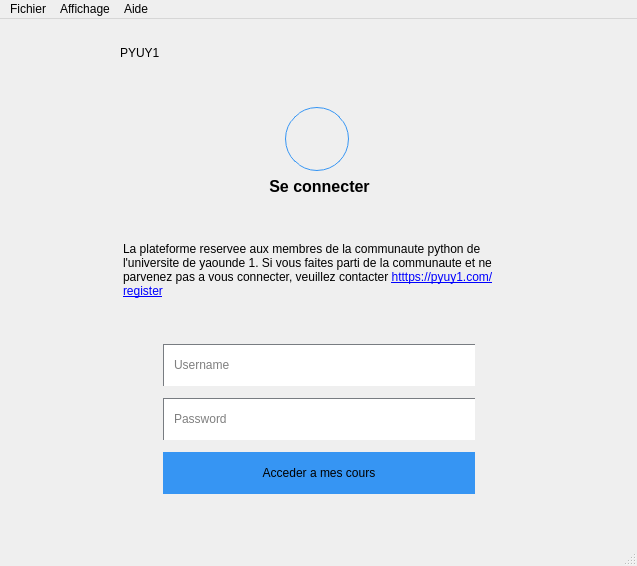
<?xml version="1.0" encoding="UTF-8"?>
<ui version="4.0">
 <class>MainWindow</class>
 <widget class="QMainWindow" name="MainWindow">
  <property name="geometry">
   <rect>
    <x>0</x>
    <y>0</y>
    <width>637</width>
    <height>566</height>
   </rect>
  </property>
  <property name="windowTitle">
   <string>MainWindow</string>
  </property>
  <widget class="QWidget" name="centralwidget">
   <layout class="QVBoxLayout" name="verticalLayout_6">
    <item>
     <widget class="QStackedWidget" name="stackedWidget">
      <property name="currentIndex">
       <number>0</number>
      </property>
      <widget class="QWidget" name="connexion_page">
       <layout class="QVBoxLayout" name="verticalLayout_4">
        <item>
         <layout class="QHBoxLayout" name="horizontalLayout">
          <property name="leftMargin">
           <number>64</number>
          </property>
          <item>
           <widget class="QLabel" name="label">
            <property name="minimumSize">
             <size>
              <width>32</width>
              <height>32</height>
             </size>
            </property>
            <property name="maximumSize">
             <size>
              <width>32</width>
              <height>32</height>
             </size>
            </property>
            <property name="text">
             <string/>
            </property>
            <property name="pixmap">
             <pixmap resource="icons.qrc">:/svg/pythonUY1.svg</pixmap>
            </property>
            <property name="scaledContents">
             <bool>true</bool>
            </property>
           </widget>
          </item>
          <item>
           <widget class="QLabel" name="label_2">
            <property name="text">
             <string>PYUY1</string>
            </property>
           </widget>
          </item>
          <item>
           <spacer name="horizontalSpacer">
            <property name="orientation">
             <enum>Qt::Horizontal</enum>
            </property>
            <property name="sizeHint" stdset="0">
             <size>
              <width>40</width>
              <height>20</height>
             </size>
            </property>
           </spacer>
          </item>
         </layout>
        </item>
        <item>
         <spacer name="verticalSpacer">
          <property name="orientation">
           <enum>Qt::Vertical</enum>
          </property>
          <property name="sizeHint" stdset="0">
           <size>
            <width>20</width>
            <height>18</height>
           </size>
          </property>
         </spacer>
        </item>
        <item>
         <layout class="QHBoxLayout" name="horizontalLayout_4">
          <item>
           <spacer name="horizontalSpacer_6">
            <property name="orientation">
             <enum>Qt::Horizontal</enum>
            </property>
            <property name="sizeHint" stdset="0">
             <size>
              <width>40</width>
              <height>20</height>
             </size>
            </property>
           </spacer>
          </item>
          <item>
           <layout class="QVBoxLayout" name="verticalLayout_3">
            <property name="spacing">
             <number>6</number>
            </property>
            <item>
             <layout class="QHBoxLayout" name="horizontalLayout_2">
              <item>
               <spacer name="horizontalSpacer_2">
                <property name="orientation">
                 <enum>Qt::Horizontal</enum>
                </property>
                <property name="sizeHint" stdset="0">
                 <size>
                  <width>40</width>
                  <height>20</height>
                 </size>
                </property>
               </spacer>
              </item>
              <item>
               <layout class="QVBoxLayout" name="verticalLayout">
                <item>
                 <widget class="QLabel" name="label_3">
                  <property name="minimumSize">
                   <size>
                    <width>80</width>
                    <height>64</height>
                   </size>
                  </property>
                  <property name="maximumSize">
                   <size>
                    <width>80</width>
                    <height>64</height>
                   </size>
                  </property>
                  <property name="styleSheet">
                   <string notr="true">QLabel {
    border: 1px solid  rgb(54, 149, 243);
   border-radius:  32px;
	margin-left: 16px;
}</string>
                  </property>
                  <property name="text">
                   <string/>
                  </property>
                  <property name="pixmap">
                   <pixmap resource="icons.qrc">:/svg/pythonUY1.svg</pixmap>
                  </property>
                  <property name="scaledContents">
                   <bool>true</bool>
                  </property>
                  <property name="alignment">
                   <set>Qt::AlignCenter</set>
                  </property>
                 </widget>
                </item>
                <item>
                 <widget class="QLabel" name="label_4">
                  <property name="styleSheet">
                   <string notr="true">QLabel {
    font-size: 16px;
   font-weight: bold;
}</string>
                  </property>
                  <property name="text">
                   <string>Se connecter</string>
                  </property>
                  <property name="alignment">
                   <set>Qt::AlignCenter</set>
                  </property>
                 </widget>
                </item>
               </layout>
              </item>
              <item>
               <spacer name="horizontalSpacer_3">
                <property name="orientation">
                 <enum>Qt::Horizontal</enum>
                </property>
                <property name="sizeHint" stdset="0">
                 <size>
                  <width>40</width>
                  <height>20</height>
                 </size>
                </property>
               </spacer>
              </item>
             </layout>
            </item>
            <item>
             <spacer name="verticalSpacer_3">
              <property name="orientation">
               <enum>Qt::Vertical</enum>
              </property>
              <property name="sizeHint" stdset="0">
               <size>
                <width>20</width>
                <height>40</height>
               </size>
              </property>
             </spacer>
            </item>
            <item>
             <widget class="QLabel" name="label_5">
              <property name="mouseTracking">
               <bool>true</bool>
              </property>
              <property name="text">
               <string>&lt;html&gt;&lt;head/&gt;&lt;body&gt;&lt;p&gt;La plateforme reservee aux membres de la communaute python de l'universite de yaounde 1. Si vous faites parti de la communaute et ne parvenez pas a vous connecter, veuillez contacter &lt;a href=&quot;htttps://pyuy1.com/register&quot;&gt;&lt;span style=&quot; text-decoration: underline; color:#0000ff;&quot;&gt;htttps://pyuy1.com/register&lt;/span&gt;&lt;/a&gt;&lt;/p&gt;&lt;/body&gt;&lt;/html&gt;</string>
              </property>
              <property name="textFormat">
               <enum>Qt::RichText</enum>
              </property>
              <property name="wordWrap">
               <bool>true</bool>
              </property>
              <property name="openExternalLinks">
               <bool>true</bool>
              </property>
              <property name="textInteractionFlags">
               <set>Qt::LinksAccessibleByKeyboard|Qt::LinksAccessibleByMouse|Qt::TextBrowserInteraction|Qt::TextSelectableByKeyboard|Qt::TextSelectableByMouse</set>
              </property>
             </widget>
            </item>
            <item>
             <spacer name="verticalSpacer_4">
              <property name="orientation">
               <enum>Qt::Vertical</enum>
              </property>
              <property name="sizeHint" stdset="0">
               <size>
                <width>20</width>
                <height>40</height>
               </size>
              </property>
             </spacer>
            </item>
            <item>
             <layout class="QHBoxLayout" name="horizontalLayout_3">
              <item>
               <spacer name="horizontalSpacer_4">
                <property name="orientation">
                 <enum>Qt::Horizontal</enum>
                </property>
                <property name="sizeHint" stdset="0">
                 <size>
                  <width>40</width>
                  <height>20</height>
                 </size>
                </property>
               </spacer>
              </item>
              <item>
               <layout class="QVBoxLayout" name="verticalLayout_2">
                <property name="spacing">
                 <number>12</number>
                </property>
                <item>
                 <widget class="QLineEdit" name="username_line">
                  <property name="minimumSize">
                   <size>
                    <width>312</width>
                    <height>42</height>
                   </size>
                  </property>
                  <property name="styleSheet">
                   <string notr="true">QLineEdit {
    padding-left: 8px;
    padding-right: 8px;
    border: 1px solid black;
    border-color: rgb(120, 124, 129) none none rgb(120, 124, 129);
}

QLineEdit: hover
{
   border: 1px solid rgb(54, 149, 243);
}</string>
                  </property>
                  <property name="placeholderText">
                   <string>Username</string>
                  </property>
                 </widget>
                </item>
                <item>
                 <widget class="QLineEdit" name="lineEdit_2">
                  <property name="minimumSize">
                   <size>
                    <width>312</width>
                    <height>42</height>
                   </size>
                  </property>
                  <property name="styleSheet">
                   <string notr="true">QLineEdit {
    padding-left: 8px;
    padding-right: 8px;
    border: 1px solid black;
    border-color: rgb(120, 124, 129) none none rgb(120, 124, 129);
}

QLineEdit: hover
{
   border: 1px solid rgb(54, 149, 243);
}</string>
                  </property>
                  <property name="echoMode">
                   <enum>QLineEdit::Password</enum>
                  </property>
                  <property name="placeholderText">
                   <string>Password</string>
                  </property>
                 </widget>
                </item>
                <item>
                 <widget class="QPushButton" name="pushButton">
                  <property name="minimumSize">
                   <size>
                    <width>312</width>
                    <height>42</height>
                   </size>
                  </property>
                  <property name="cursor">
                   <cursorShape>PointingHandCursor</cursorShape>
                  </property>
                  <property name="styleSheet">
                   <string notr="true">QPushButton
{
    background-color: rgb(54, 149, 243);
    border: none;
}</string>
                  </property>
                  <property name="text">
                   <string>Acceder a mes cours</string>
                  </property>
                 </widget>
                </item>
               </layout>
              </item>
              <item>
               <spacer name="horizontalSpacer_5">
                <property name="orientation">
                 <enum>Qt::Horizontal</enum>
                </property>
                <property name="sizeHint" stdset="0">
                 <size>
                  <width>40</width>
                  <height>20</height>
                 </size>
                </property>
               </spacer>
              </item>
             </layout>
            </item>
           </layout>
          </item>
          <item>
           <spacer name="horizontalSpacer_7">
            <property name="orientation">
             <enum>Qt::Horizontal</enum>
            </property>
            <property name="sizeHint" stdset="0">
             <size>
              <width>40</width>
              <height>20</height>
             </size>
            </property>
           </spacer>
          </item>
         </layout>
        </item>
        <item>
         <spacer name="verticalSpacer_2">
          <property name="orientation">
           <enum>Qt::Vertical</enum>
          </property>
          <property name="sizeHint" stdset="0">
           <size>
            <width>20</width>
            <height>19</height>
           </size>
          </property>
         </spacer>
        </item>
       </layout>
      </widget>
      <widget class="QWidget" name="main_page"/>
     </widget>
    </item>
   </layout>
  </widget>
  <widget class="QMenuBar" name="menubar">
   <property name="geometry">
    <rect>
     <x>0</x>
     <y>0</y>
     <width>637</width>
     <height>21</height>
    </rect>
   </property>
   <widget class="QMenu" name="menuFichier">
    <property name="title">
     <string>Fichier</string>
    </property>
    <addaction name="actionOuvrir"/>
    <addaction name="actionNouveau"/>
    <addaction name="actionQuitter"/>
   </widget>
   <widget class="QMenu" name="menuAffichage">
    <property name="title">
     <string>Affichage</string>
    </property>
    <addaction name="actionPlein_ecran"/>
   </widget>
   <widget class="QMenu" name="menuAide">
    <property name="title">
     <string>Aide</string>
    </property>
    <addaction name="actionRaccourcis_clavier"/>
    <addaction name="actionA_Propos"/>
   </widget>
   <addaction name="menuFichier"/>
   <addaction name="menuAffichage"/>
   <addaction name="menuAide"/>
  </widget>
  <widget class="QStatusBar" name="statusbar"/>
  <action name="actionOuvrir">
   <property name="text">
    <string>Ouvrir</string>
   </property>
  </action>
  <action name="actionPlein_ecran">
   <property name="text">
    <string>Plein ecran</string>
   </property>
  </action>
  <action name="actionRaccourcis_clavier">
   <property name="text">
    <string>Raccourcis clavier</string>
   </property>
  </action>
  <action name="actionNouveau">
   <property name="text">
    <string>Nouveau</string>
   </property>
  </action>
  <action name="actionQuitter">
   <property name="text">
    <string>Quitter</string>
   </property>
  </action>
  <action name="actionA_Propos">
   <property name="text">
    <string>A Propos</string>
   </property>
  </action>
 </widget>
 <resources>
  <include location="icons.qrc"/>
 </resources>
 <connections/>
</ui>
